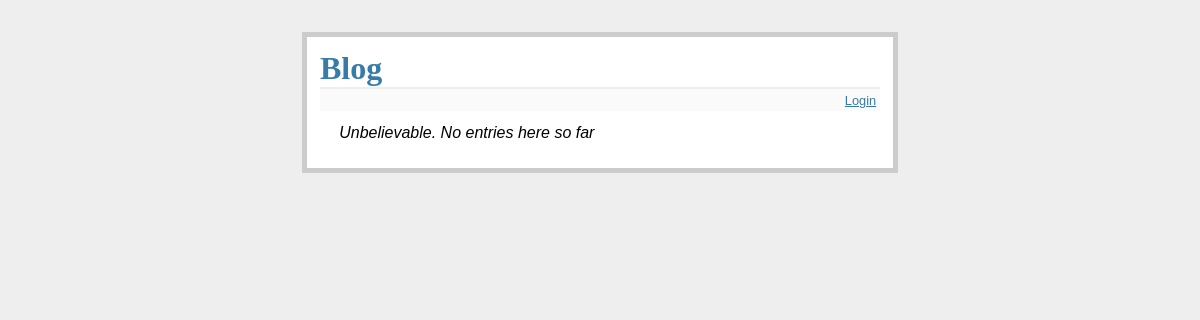
Before: / with the older database file.
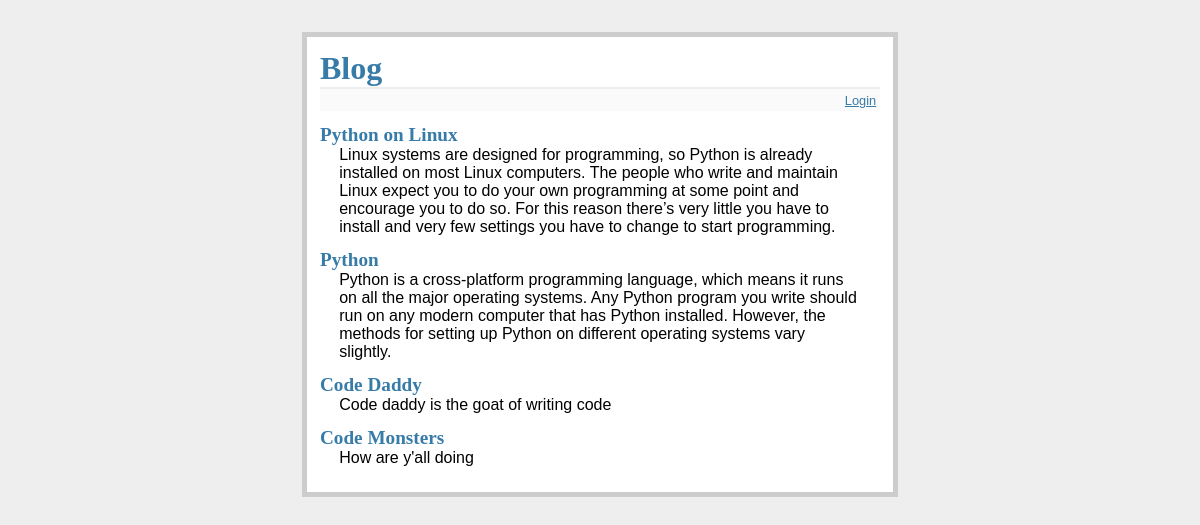
After: the same page with the newer database file.
### tables this page shows
CREATE TABLE entries (
  id integer primary key autoincrement,
  title string not null,
  text string not null
);

### app.py (the view)
@app.route('/')
def show_entries():
    db = get_db()
    cur = db.execute('select title,text from entries order by id desc')
    entries = [dict (title = row[0], text = row [1]) for row in cur.fetchall ()]
    return render_template('show_entries.html', entries=entries)

### app.py (called while the page is built)
def connect_db():
    sql = sqlite3.connect('/home/simeone/Documents/Blog/blog.db')
    sql.row_factory = sqlite3.Row
    return sql

def get_db():
    if not hasattr(g, 'sqlite3_db'):
        g.sqlite_db = connect_db()
    return g.sqlite_db

### templates/show_entries.html (shortened to what this page needs)
{% extends 'index.html' %}
    {% block body %}
        <ul class=entries>
        {% for entry in entries %}
        <li><h2>{{ entry.title }}</h2>{{ entry.text|safe }}
        {% else %}
        <li><em>Unbelievable.  No entries here so far</em>
        {% endfor %}
        </ul>
      {% endblock %}

### templates/index.html (shortened to what this page needs)
<!DOCTYPE html>
<html lang="en" dir="ltr">
  <head>
    <link rel=stylesheet type=text/css href="{{ url_for('static', filename='syle.css') }}">
  </head>
  <body>
    <div class="page">
        <h1>Blog</h1>
        <div class="metanav">
          {% if not session.logged_in %}
            <a href="{{ url_for('login') }}">Login</a>
          {% else %}
            <a href="{{ url_for('login')}}">Log Out</a>
          {% endif %}
        </div>
        {% block body %}{% endblock %}
    </div>
  </body>
</html>

### static/syle.css (style rules this page uses)
body { font-family: sans-serif; background: #eee; }
a, h1, h2 { color: #377BA8; }
h1, h2 { font-family: 'Georgia', serif; margin: 0; }
h1 { border-bottom: 2px solid #eee; }
h2 { font-size: 1.2em; }
.page { margin: 2em auto; width: 35em; border: 5px solid #ccc; padding: 0.8em; background: white; }
.entries { list-style: none; margin: 0; padding: 0; }
.entries li { margin: 0.8em 1.2em; }
.entries li h2 { margin-left: -1em; }
.metanav { text-align: right; font-size: 0.8em; padding: 0.3em; margin-bottom: 1em; background: #fafafa; }

Changed rows visible on the page:
added entries: title "Python on Linux", text "Linux systems are designed for programming, so Python is already installed on most Linux computers. The people who write and maintain Linux expect you to do your own programming at some point and encourage you to do so. For this reason there’s very little you have to install and very few settings you have to change to start programming."
added entries: title "Python", text "Python is a cross-platform programming language, which means it runs on all the major operating systems. Any Python program you write should run on any modern computer that has Python installed. However, the methods for setting up Python on different operating systems vary slightly."
added entries: title "Code Daddy", text "Code daddy is the goat of writing code"
added entries: title "Code Monsters", text "How are y'all doing"
Other visible differences:
text no longer shown: "Unbelievable. No entries here so far"
